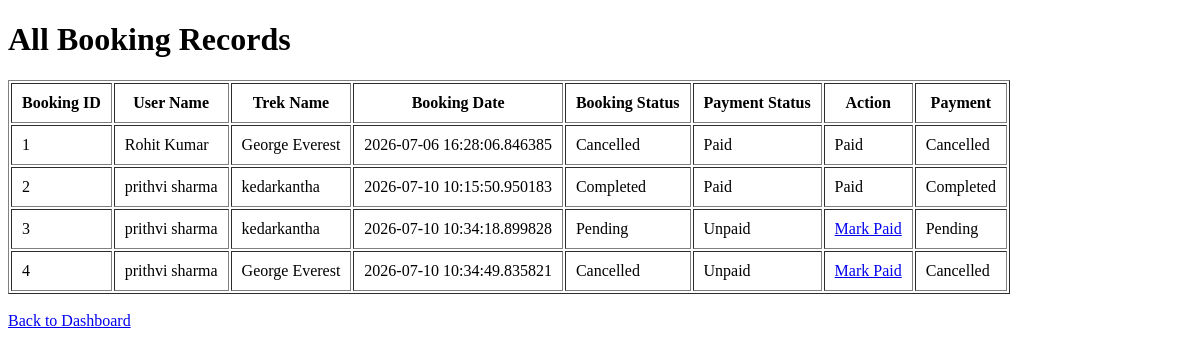
Before: /admin/bookings with the older database file.
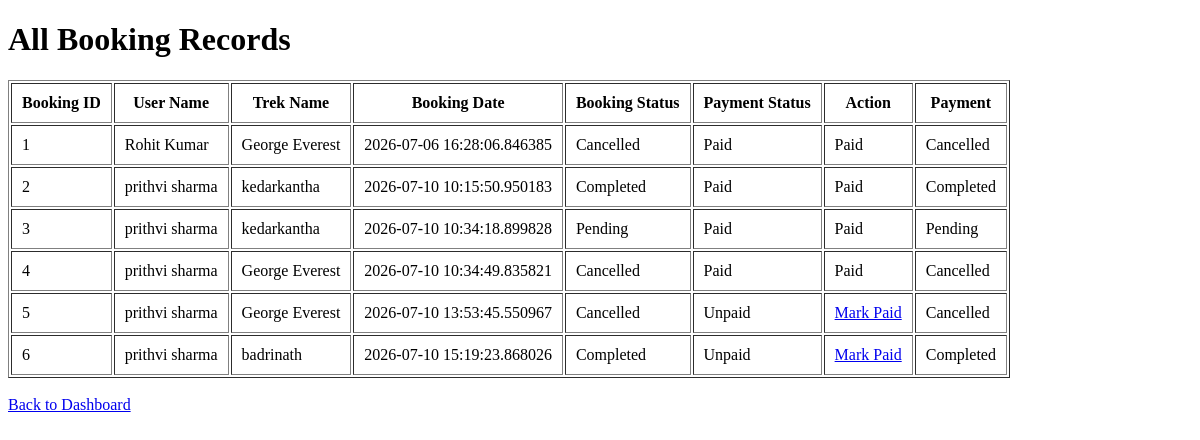
After: the same page with the newer database file.
### models/models.py (models this page shows)
class Booking(db.Model):
    __tablename__ = "bookings"
    id = db.Column(db.Integer, primary_key=True)
    user_id = db.Column(
        db.Integer,
        db.ForeignKey("users.id"),
        nullable=False
    )
    trek_id = db.Column(
        db.Integer,
        db.ForeignKey("treks.id"),
        nullable=False
    )
    booking_date = db.Column(
        db.DateTime,
        default=datetime.utcnow
    )
    booking_status = db.Column(
        db.String(20),
        default="Booked"
    )
    payment_status = db.Column(
        db.String(20),
        default="Unpaid"
    )

class User(db.Model):
    __tablename__ = "users"
    id = db.Column(db.Integer, primary_key=True)
    full_name = db.Column(db.String(100), nullable=False)
    email = db.Column(db.String(120), unique=True, nullable=False)
    password = db.Column(db.String(255), nullable=False)
    role = db.Column(db.String(20), nullable=False)
    status = db.Column(
    db.String(20),
    default="approved"
    )
    created_at = db.Column(db.DateTime, default=datetime.utcnow)
    bookings = db.relationship(
        "Booking",
        backref="user",
        lazy=True
    )
    assigned_treks = db.relationship(
    "Trek",
    foreign_keys="Trek.assigned_staff_id",
    backref="assigned_staff",
    lazy=True
    )

class Trek(db.Model):
    __tablename__ = "treks"
    id = db.Column(db.Integer, primary_key=True)
    trek_name = db.Column(db.String(100), nullable=False)
    location = db.Column(
        db.String(100)
    )
    difficulty = db.Column(db.String(50))
    duration_days = db.Column(db.Integer)
    available_slots = db.Column(db.Integer)
    status = db.Column(
        db.String(20),
        default="Open"
    )
    progress_status = db.Column(
        db.String(20),
        default="Not Started"
    )
    assigned_staff_id = db.Column(
        db.Integer,
        db.ForeignKey("users.id")
    )
    bookings = db.relationship(
        "Booking",
        backref="trek",
        lazy=True
    )

### controllers/auth.py (the view)
@auth.route("/admin/bookings")
def view_bookings():
    bookings = Booking.query.all()
    return render_template(
        "view_bookings.html",
        bookings=bookings
    )

### templates/view_bookings.html (shortened to what this page needs)
<!DOCTYPE html>
<html>
<head>
</head>
<body>
<h1>All Booking Records</h1>
<table border="1" cellpadding="10">
<tr>
    <th>Booking ID</th>
    <th>User Name</th>
    <th>Trek Name</th>
    <th>Booking Date</th>
    <th>Booking Status</th>
    <th>Payment Status</th>
    <th>Action</th>
    <th>Payment</th>
</tr>
{% for booking in bookings %}
<tr>
<td>{{ booking.id }}</td>
<td>{{ booking.user.full_name }}</td>
<td>{{ booking.trek.trek_name }}</td>
<td>{{ booking.booking_date }}</td>
<td>{{ booking.booking_status }}</td>
<td>{{ booking.payment_status }}</td>
<td>
{% if booking.payment_status == "Unpaid" %}
<a href="/admin/mark_paid/{{ booking.id }}">
    Mark Paid
</a>
{% else %}
Paid
{% endif %}
</td>
<td>
{% if booking.booking_status == "Booked" %}
<a href="/admin/complete_booking/{{ booking.id }}">
    Complete
</a>
{% else %}
{{ booking.booking_status }}
{% endif %}
</td>
</tr>
{% endfor %}
</table>
<br>
<a href="/admin/dashboard">
Back to Dashboard
</a>
</body>
</html>

Changed rows visible on the page:
changed Booking "Pending": payment_status "Unpaid" → "Paid"; payment_status "Mark Paid" → "Paid"
changed Booking id 4: payment_status "Unpaid" → "Paid"; payment_status "Mark Paid" → "Paid"
added Booking: id "5", user.full_name "prithvi sharma", trek.trek_name "George Everest", booking_date "2026-07-10 13:53:45.550967", booking_status "Cancelled", payment_status "Unpaid"
added Booking: id "6", user.full_name "prithvi sharma", trek.trek_name "badrinath", booking_date "2026-07-10 15:19:23.868026", booking_status "Completed", payment_status "Unpaid"
